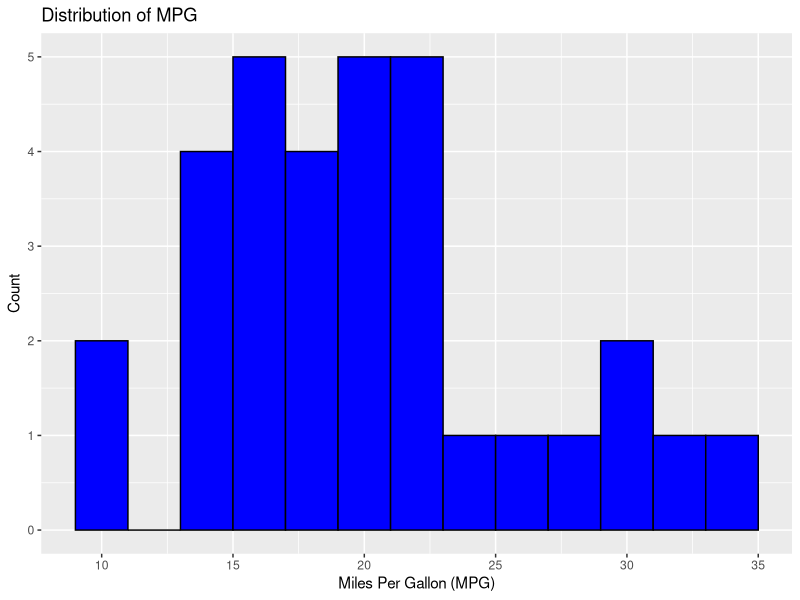

Source code (R):
## ---- chunk 1
# Install libraries if you haven't already
if (!require("tidyverse")) install.packages("tidyverse")

# Load the tidyverse package
library(tidyverse)
## ---- chunk 2
# Load the dataset
my_data <- mtcars

# View the first few rows of the dataset
head(my_data)
## ---- chunk 3
# Check the structure of the dataset
str(my_data)

# Get a summary of the dataset
summary(my_data)
## ---- chunk 4
# Calculate the average mpg
average_mpg <- mean(my_data$mpg)

# Print the result
average_mpg
## ---- chunk 5
# Create a histogram of mpg
my_data %>%
  ggplot(aes(x = mpg)) +
  geom_histogram(binwidth = 2, fill = "blue", color = "black") +
  labs(title = "Distribution of MPG", x = "Miles Per Gallon (MPG)", y = "Count")
